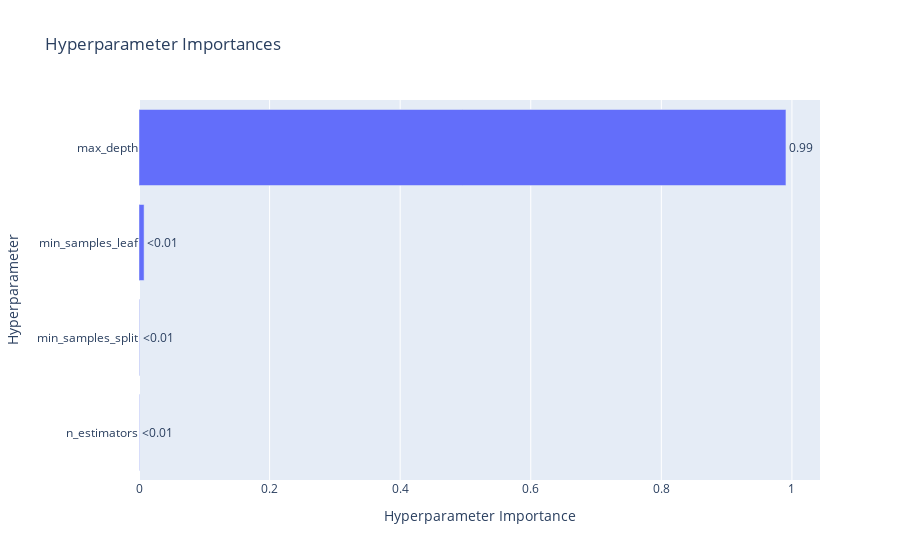
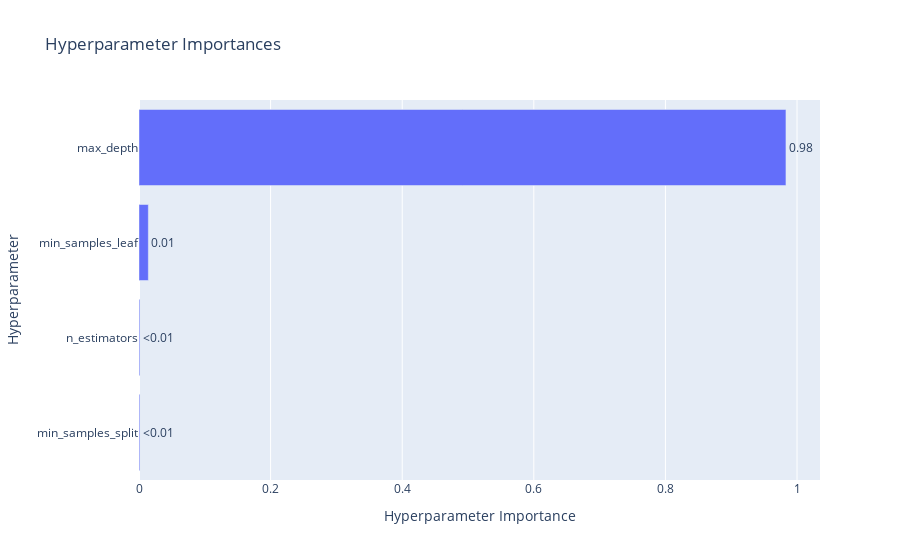
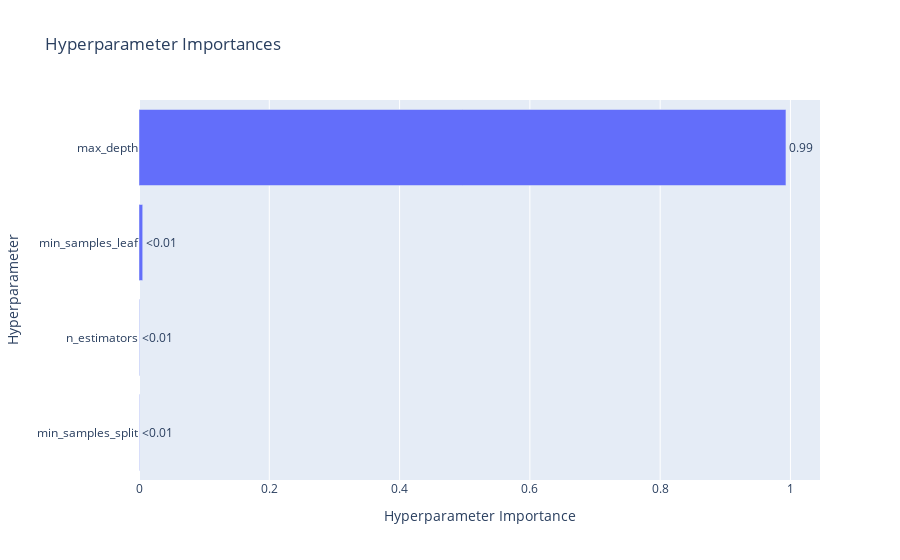

The notebook cell saved with these charts, in order:
### Code cell
plot_hyperparameter_importances(study_rf)

### Figure 1 — Plotly figure (JSON) as saved in the notebook; plotly's stock layout.template omitted (floating-point values rounded to 4 significant figures)
{"data": [{"cliponaxis": false, "hovertemplate": ["n_estimators (IntDistribution): 0.0005816306227897784<extra></extra>", "min_samples_split (IntDistribution): 0.0007814081762539102<extra></extra>", "min_samples_leaf (IntDistribution): 0.007790184650174957<extra></extra>", "max_depth (IntDistribution): 0.9908467765507813<extra></extra>"], "name": "MAE", "orientation": "h", "text": ["<0.01", "<0.01", "<0.01", "0.99"], "textposition": "outside", "type": "bar", "x": [0.0005816, 0.0007814, 0.00779, 0.9908], "y": ["n_estimators", "min_samples_split", "min_samples_leaf", "max_depth"]}], "layout": {"title": {"text": "Hyperparameter Importances"}, "xaxis": {"title": {"text": "Hyperparameter Importance"}}, "yaxis": {"title": {"text": "Hyperparameter"}}}}

### Figure 2 — Plotly figure (JSON) as saved in the notebook; plotly's stock layout.template omitted (floating-point values rounded to 4 significant figures)
{"data": [{"cliponaxis": false, "hovertemplate": ["min_samples_split (IntDistribution): 0.0013131770862170186<extra></extra>", "n_estimators (IntDistribution): 0.0013170809738442574<extra></extra>", "min_samples_leaf (IntDistribution): 0.014186385778689853<extra></extra>", "max_depth (IntDistribution): 0.983183356161249<extra></extra>"], "name": "RMSE", "orientation": "h", "text": ["<0.01", "<0.01", "0.01", "0.98"], "textposition": "outside", "type": "bar", "x": [0.001313, 0.001317, 0.01419, 0.9832], "y": ["min_samples_split", "n_estimators", "min_samples_leaf", "max_depth"]}], "layout": {"title": {"text": "Hyperparameter Importances"}, "xaxis": {"title": {"text": "Hyperparameter Importance"}}, "yaxis": {"title": {"text": "Hyperparameter"}}}}

### Figure 3 — Plotly figure (JSON) as saved in the notebook; plotly's stock layout.template omitted (floating-point values rounded to 4 significant figures)
{"data": [{"cliponaxis": false, "hovertemplate": ["min_samples_split (IntDistribution): 0.0005575342417537219<extra></extra>", "n_estimators (IntDistribution): 0.0006527819081526207<extra></extra>", "min_samples_leaf (IntDistribution): 0.005689343328231964<extra></extra>", "max_depth (IntDistribution): 0.9931003405218617<extra></extra>"], "name": "MAE", "orientation": "h", "text": ["<0.01", "<0.01", "<0.01", "0.99"], "textposition": "outside", "type": "bar", "x": [0.0005575, 0.0006528, 0.005689, 0.9931], "y": ["min_samples_split", "n_estimators", "min_samples_leaf", "max_depth"]}], "layout": {"title": {"text": "Hyperparameter Importances"}, "xaxis": {"title": {"text": "Hyperparameter Importance"}}, "yaxis": {"title": {"text": "Hyperparameter"}}}}
